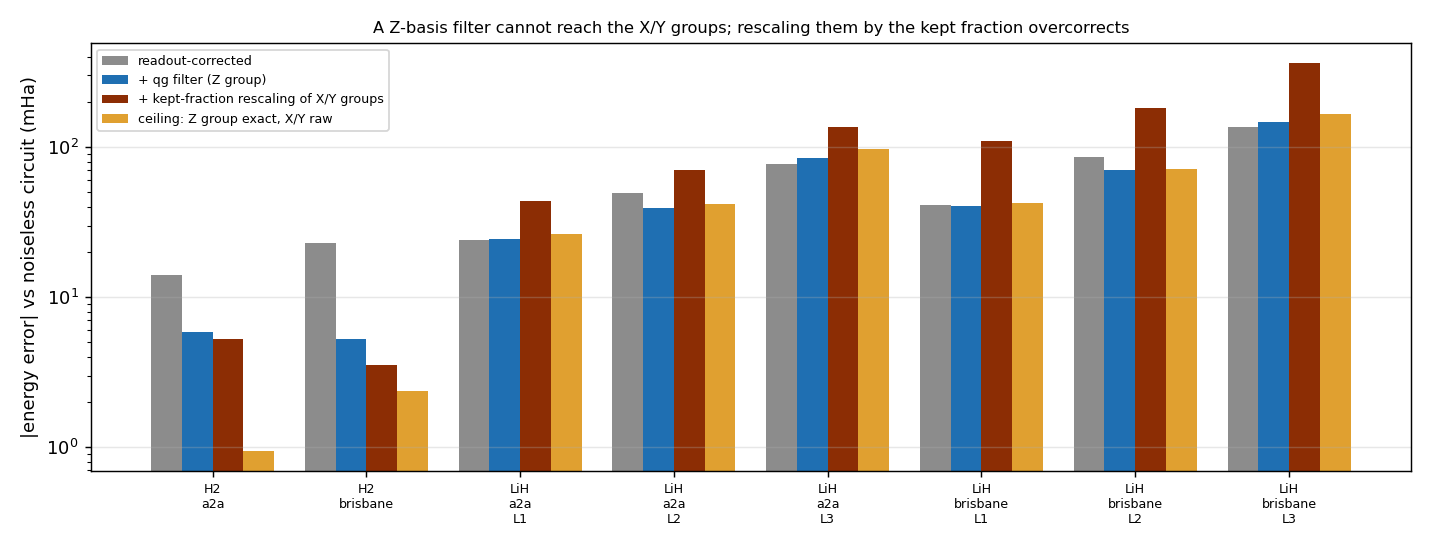

Python code for this plot:
"""
Why the qg filter helps H2 and not LiH (§21), and what would reach the
part it cannot.

§21 found the electron-number filter cutting the H2 error 3x but doing
nothing for LiH on 6 qubits, and read the witness as "unital scrambling
from 60 routed two-qubit gates". This study splits that explanation into
parts that can each be measured:

  1. Reach. The filter acts on the Z-basis shots only. Every Hamiltonian
     group measured in a rotated (X/Y) basis is untouched. H2 has 5
     measurement groups; LiH has 17, 16 of them off-diagonal. The share of
     the energy error that sits in the off-diagonal groups bounds what any
     Z-basis filter can do.
  2. Routing. The same LiH circuit on an all-to-all device (IonQ-like, no
     SWAPs) against heavy-hex fake_brisbane.
  3. Depth. LiH with 1, 2 and 3 ansatz layers.

and tests one qg-based remedy for the off-diagonal part: under global
depolarizing noise every traceless expectation value shrinks by (1 -
delta), and the filter's kept fraction K measures delta without extra
circuits:

    K = (1 - delta) + delta C(n, N)/2^n   =>   1 - delta = (K - c)/(1 - c),
    c = C(n, N)/2^n (the noise floor of §24),

so the off-diagonal groups are divided by (1 - delta). This is the
standard global-depolarizing rescaling with the depolarizing strength read
from the witness instead of from a calibration circuit.

All errors are measured against the NOISELESS energy of the same circuit
(not FCI), so the ansatz error is not mixed with the hardware error.
Readout errors are corrected with the two calibration circuits in every
method. 200,000 shots per circuit (shot noise below 1 mHa).

Findings (python examples/filter_scaling_lih_qg.py):

  Energy error vs the noiseless circuit (mHa); "Z" is the single all-Z
  group the filter acts on, "X/Y" the other groups:

    case             2q  groups kept  | Z raw  Z filt | X/Y raw  X/Y resc | total raw  +filter  ceiling
    H2  all-to-all    3    5   0.991  |  13.0   4.9   |   0.9      0.3    |   13.9      5.9      0.9
    H2  brisbane      6    5   0.973  |  20.6   2.8   |   2.4      0.7    |   23.0      5.2      2.4
    LiH all-to-all L1 20  17   0.910  |  -2.2  -1.9   |  26.2    -41.6    |   24.0     24.3     26.2
    LiH all-to-all L2 40  17   0.833  |   7.7  -2.2   |  41.5    -68.3    |   49.1     39.3     41.5
    LiH all-to-all L3 60  17   0.766  | -20.8 -12.4   |  97.4   -124.0    |   76.6     85.0     97.4
    LiH brisbane   L1 20  17   0.821  |  -0.8  -1.5   |  42.2   -107.4    |   41.4     40.7     42.2
    LiH brisbane   L2 40  17   0.686  |  14.4  -2.0   |  71.9   -179.2    |   86.3     69.8     71.9
    LiH brisbane   L3 60  17   0.585  | -30.5 -18.0   | 165.8   -346.3    |  135.3    147.9    165.8

    (ceiling = Z group exact, X/Y groups as measured: the best any Z-basis
    filter could do; "2q" = CX on the all-to-all model, ECR on brisbane.)

  * The main reason is reach, not routing. In H2 the hardware error sits
    in the Z group (13.0 of 13.9 mHa on the all-to-all model), which the
    filter can reach. In LiH it sits in the 16 X/Y groups (26-166 mHa),
    which it cannot; even a perfect Z-basis filter would leave the
    "ceiling" column. The LiH ansatz is nearest-neighbour, so it needs the
    same 20/40/60 two-qubit gates with or without all-to-all connectivity:
    §21's "60 routed gates" was not routing, and removing the heavy-hex
    device cuts the error by about 40 % without changing the picture.
  * Scrambling is real but secondary: the kept fraction falls from 0.91 to
    0.59 with depth, and the filter does reduce the Z-group error
    (14.4 -> -2.0 mHa at L2 on brisbane), but that group carries a small
    part of the LiH energy error.
  * The qg remedy for the X/Y groups fails. Rescaling them by the
    depolarizing strength read from the kept fraction overcorrects by a
    factor 2-3 (e.g. +97 -> -124 mHa): the kept fraction falls faster than
    the off-diagonal signals shrink. The actual shrink of the X/Y groups
    is 0.72-0.95 against 0.46-0.88 inferred from K, and their ratio (0.34-
    0.53 for LiH, above 1 for H2) is neither constant nor predictable from
    K alone. A global-depolarizing reading of the witness is wrong for
    local gate noise.

Scaling implication. For larger molecules the X/Y groups grow in number
(~n^4 terms) and carry most of the correlation energy, so a Z-basis
number filter reaches a shrinking share of the error. qg-style symmetry
checks would have to act inside the rotated bases (for example the
electron-number parity, which commutes with every number-conserving
term, measured with an ancilla or in an entangled basis): not tested here.

Honest scope. Two noise models, one molecule size beyond H2, no shot
budget study; the negative result for rescaling is about this simple
witness-based estimate, not about calibrated rescaling methods.
"""

import math
import os
import sys

import numpy as np

HERE = os.path.dirname(os.path.abspath(__file__))
sys.path.insert(0, HERE)

SHOTS = 200_000


def _molecule(name, layers=3):
    """(hamiltonian, circuit, n_qubits, n_electrons)."""
    if name == "H2":
        import chemistry_qg_symmetry_witness as CH

        return CH.H2_JW, CH.ansatz(CH.optimal_angle()), CH.N_QUBITS, CH.N_ELECTRONS
    import chemistry_lih_deep_circuit as L

    return L.HAMILTONIAN, L.ansatz(L.PARAMS, layers), L.N_QUBITS, L.N_ELECTRONS


def _groups(h, n):
    groups = h.group_commuting(qubit_wise=True)
    bases = []
    for g in groups:
        b = ["I"] * n
        for lab in g.paulis.to_labels():
            for q, ch in enumerate(reversed(lab)):
                if ch != "I":
                    b[q] = ch
        bases.append(b)
    return groups, bases


def _circuits(circ, bases, n):
    from qiskit import QuantumCircuit

    out = []
    for b in bases:
        qc = circ.copy()
        for q, ch in enumerate(b):
            if ch == "X":
                qc.h(q)
            elif ch == "Y":
                qc.sdg(q)
                qc.h(q)
        qc.measure_all()
        out.append(qc)
    for bit in (0, 1):
        qc = QuantumCircuit(n)
        if bit:
            qc.x(range(n))
        qc.measure_all()
        out.append(qc)
    return out


def _simulate(circuits, n, device, seed=11):
    from qiskit import transpile
    from qiskit_aer import AerSimulator

    if device == "brisbane":
        from qiskit_ibm_runtime.fake_provider import FakeBrisbane

        from nisq_hardware_validation import choose_layout

        backend = FakeBrisbane()
        tc = transpile(circuits, backend=backend, initial_layout=choose_layout(backend, n),
                       optimization_level=1, seed_transpiler=1)
        sim = AerSimulator.from_backend(backend)
        two_q = tc[0].count_ops().get("ecr", 0)
    else:
        import hubbard_trotter_qg_filters as HB

        tc = transpile(circuits, basis_gates=["cx", "rz", "sx", "x"], optimization_level=1, seed_transpiler=1)
        sim = AerSimulator(noise_model=HB.all_to_all_noise_model())
        two_q = tc[0].count_ops().get("cx", 0)
    res = sim.run(tc, shots=SHOTS, seed_simulator=seed).result()
    P = []
    for i in range(len(tc)):
        p = np.zeros(2**n)
        for key, c in res.get_counts(i).items():
            p[int(key.replace(" ", ""), 2)] += c
        P.append(p / SHOTS)
    return P, two_q


def _ideal(circuits, n):
    from qiskit.quantum_info import Statevector

    out = []
    for qc in circuits[:-2]:
        c = qc.remove_final_measurements(inplace=False)
        out.append(np.real(Statevector(c).probabilities()))
    return out


def _readout_inverse(p0, p1, n):
    inv = np.array([[1.0]])
    for q in range(n - 1, -1, -1):
        e01 = sum(p0[i] for i in range(2**n) if (i >> q) & 1)
        e10 = sum(p1[i] for i in range(2**n) if not (i >> q) & 1)
        inv = np.kron(inv, np.linalg.inv(np.array([[1 - e01, e10], [e01, 1 - e10]])))
    return inv


def _group_energy(g, p, n):
    e = 0.0
    for lab, c in zip(g.paulis.to_labels(), g.coeffs):
        sup = [q for q, ch in enumerate(reversed(lab)) if ch != "I"]
        signs = np.array([(-1) ** (sum((i >> q) & 1 for q in sup) % 2) for i in range(2**n)])
        e += c.real * float(np.sum(p * signs))
    return e


def _identity_part(g):
    return sum(c.real for lab, c in zip(g.paulis.to_labels(), g.coeffs) if set(lab) == {"I"})


def analyse(name="LiH", device="all_to_all", layers=3, seed=11):
    h, circ, n, n_el = _molecule(name, layers)
    groups, bases = _groups(h, n)
    circuits = _circuits(circ, bases, n)
    P, two_q = _simulate(circuits, n, device, seed)
    Pi = _ideal(circuits, n)
    inv = _readout_inverse(P[-2], P[-1], n)
    weight = np.array([bin(i).count("1") for i in range(2**n)])
    c = math.comb(n, n_el) / 2**n
    z_idx = [k for k, b in enumerate(bases) if all(ch in "IZ" for ch in b)]
    assert len(z_idx) == 1
    z = z_idx[0]
    pz = np.clip(inv @ P[z], 0, None)
    pz /= pz.sum()
    K = float(np.sum(pz * (weight == n_el)))
    shrink = max((K - c) / (1 - c), 1e-3)
    ez_ideal = _group_energy(groups[z], Pi[z], n)
    ez_raw = _group_energy(groups[z], pz, n)
    kept = pz * (weight == n_el)
    ez_filt = _group_energy(groups[z], kept / kept.sum(), n)
    off_ideal = off_raw = off_resc = off_const = 0.0
    for k, (g, p) in enumerate(zip(groups, P[:-2])):
        if k == z:
            continue
        pm = inv @ p
        e_id, e_n = _group_energy(g, Pi[k], n), _group_energy(g, pm, n)
        const = _identity_part(g)
        off_ideal += e_id
        off_raw += e_n
        off_resc += const + (e_n - const) / shrink
        off_const += const
    m = 1e3
    return {
        "two_qubit_gates": two_q, "groups": len(groups), "kept": K, "floor": c,
        "mean_qg_z": float(np.sum(pz * (1 - 2 * weight / n))), "ideal_mean_qg_z": 1 - 2 * n_el / n,
        "z_raw": m * (ez_raw - ez_ideal), "z_filter": m * (ez_filt - ez_ideal),
        "off_raw": m * (off_raw - off_ideal), "off_rescaled": m * (off_resc - off_ideal),
        "total_raw": m * (ez_raw + off_raw - ez_ideal - off_ideal),
        "total_filter": m * (ez_filt + off_raw - ez_ideal - off_ideal),
        "total_filter_rescaled": m * (ez_filt + off_resc - ez_ideal - off_ideal),
        "ceiling_exact_z": m * (off_raw - off_ideal),
        "shrink_from_kept": shrink,
        "shrink_actual": (off_raw - off_const) / (off_ideal - off_const),
    }


CASES = [("H2", "all_to_all", 3), ("H2", "brisbane", 3), ("LiH", "all_to_all", 1), ("LiH", "all_to_all", 2),
         ("LiH", "all_to_all", 3), ("LiH", "brisbane", 1), ("LiH", "brisbane", 2), ("LiH", "brisbane", 3)]


def study(cases=CASES):
    return {c: analyse(*c) for c in cases}


def make_figure(path, rows):
    import matplotlib

    matplotlib.use("Agg")
    import matplotlib.pyplot as plt

    labels = [f"{m}\n{'a2a' if d == 'all_to_all' else 'brisbane'}" + (f"\nL{l}" if m == "LiH" else "") for m, d, l in rows]
    x = np.arange(len(rows))
    fig, ax = plt.subplots(1, 1, figsize=(11, 4.2))
    keys = [("total_raw", "#8c8c8c", "readout-corrected"), ("total_filter", "#1f6fb2", "+ qg filter (Z group)"),
            ("total_filter_rescaled", "#8c2d04", "+ kept-fraction rescaling of X/Y groups"),
            ("ceiling_exact_z", "#e0a030", "ceiling: Z group exact, X/Y raw")]
    w = 0.2
    for i, (k, col, lab) in enumerate(keys):
        ax.bar(x + (i - 1.5) * w, [abs(r[k]) for r in rows.values()], w, color=col, label=lab)
    ax.set_xticks(x)
    ax.set_xticklabels(labels, fontsize=7)
    ax.set_yscale("log")
    ax.set_ylabel("|energy error| vs noiseless circuit (mHa)")
    ax.set_title("A Z-basis filter cannot reach the X/Y groups; rescaling them by the kept fraction overcorrects", fontsize=9)
    ax.legend(fontsize=7)
    ax.grid(axis="y", alpha=0.3)
    fig.tight_layout()
    fig.savefig(path, dpi=130)


if __name__ == "__main__":
    rows = study()
    print(f"{'case':22s} {'2q':>4} {'grp':>3} {'kept':>5} {'floor':>5} | {'Z raw':>7} {'Z filt':>7} | "
          f"{'off raw':>8} {'off resc':>8} | {'tot raw':>8} {'+filter':>8} {'+resc':>8} {'ceiling':>8}")
    for (m, d, l), r in rows.items():
        name = f"{m} {d} L{l}" if m == "LiH" else f"{m} {d}"
        print(f"{name:22s} {r['two_qubit_gates']:4d} {r['groups']:3d} {r['kept']:5.3f} {r['floor']:5.3f} | "
              f"{r['z_raw']:7.1f} {r['z_filter']:7.1f} | {r['off_raw']:8.1f} {r['off_rescaled']:8.1f} | "
              f"{r['total_raw']:8.1f} {r['total_filter']:8.1f} {r['total_filter_rescaled']:8.1f} {r['ceiling_exact_z']:8.1f}")
    if "--figure" in sys.argv:
        make_figure(__file__.replace(".py", ".png"), rows)
